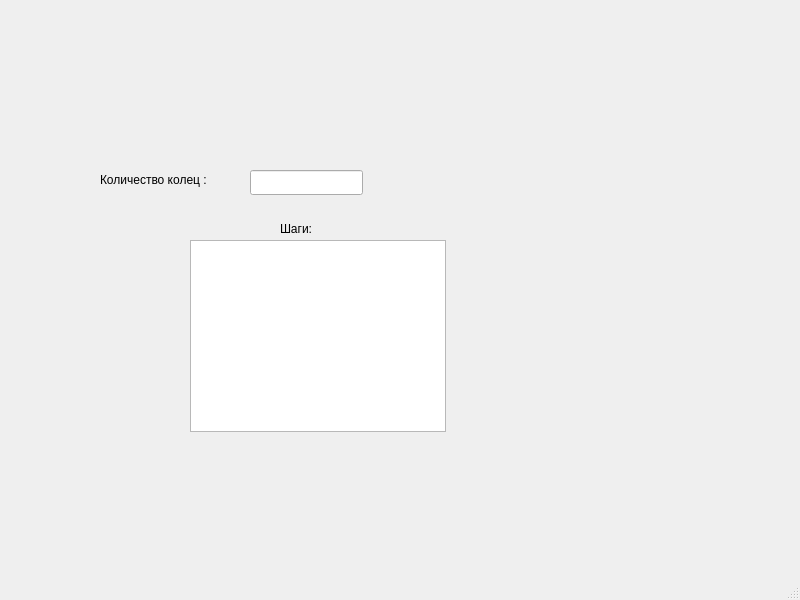
<?xml version="1.0" encoding="UTF-8"?>
<ui version="4.0">
 <class>MainWindow</class>
 <widget class="QMainWindow" name="MainWindow">
  <property name="geometry">
   <rect>
    <x>0</x>
    <y>0</y>
    <width>800</width>
    <height>600</height>
   </rect>
  </property>
  <property name="windowTitle">
   <string>MainWindow</string>
  </property>
  <widget class="QWidget" name="centralwidget">
   <widget class="QLineEdit" name="lineEdit">
    <property name="geometry">
     <rect>
      <x>250</x>
      <y>170</y>
      <width>113</width>
      <height>25</height>
     </rect>
    </property>
   </widget>
   <widget class="QTextBrowser" name="textBrowser">
    <property name="geometry">
     <rect>
      <x>190</x>
      <y>240</y>
      <width>256</width>
      <height>192</height>
     </rect>
    </property>
   </widget>
   <widget class="QLabel" name="label">
    <property name="geometry">
     <rect>
      <x>100</x>
      <y>170</y>
      <width>151</width>
      <height>20</height>
     </rect>
    </property>
    <property name="text">
     <string>Количество колец :</string>
    </property>
   </widget>
   <widget class="QLabel" name="label_2">
    <property name="geometry">
     <rect>
      <x>280</x>
      <y>220</y>
      <width>67</width>
      <height>17</height>
     </rect>
    </property>
    <property name="text">
     <string>Шаги:</string>
    </property>
   </widget>
  </widget>
  <widget class="QMenuBar" name="menubar">
   <property name="geometry">
    <rect>
     <x>0</x>
     <y>0</y>
     <width>800</width>
     <height>22</height>
    </rect>
   </property>
  </widget>
  <widget class="QStatusBar" name="statusbar"/>
 </widget>
 <resources/>
 <connections/>
</ui>
